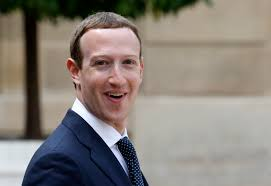
#> input picture Computer Vision using Python/dataset/person1.jpg, 271 x 186 px
$ python '12-face-detection-viola-&-jones.py'
#> lines starting #> are read from the running program, lines starting #| are printed output that depends on the picture; after the words box and inside, x2 and y2 are one past the last pixel; in counts of white or black regions, pixels touching at a corner belong together
# -*- coding: utf-8 -*-
"""
Created on Mon Mar  7 16:27:58 2022

@author: siddharth
"""

import cv2

faceCascade = cv2.CascadeClassifier("dataset/FaceFontal_default.xml")

img = cv2.imread("dataset/person1.jpg")
#> img is the input picture: shape (186, 271, 3); mean B, G, R 121.5, 128.2, 135.5
imgGray = cv2.cvtColor(img, cv2.COLOR_BGR2GRAY)
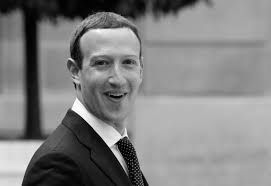
#> imgGray: shape (186, 271); min 1, max 254, mean 129.7

faces = faceCascade.detectMultiScale(imgGray, 1.1, 4)
#> faces = [[75, 34, 77, 77]]

for (x, y, w, h) in faces:
    cv2.rectangle(img, (x, y), (x+w, y+h), (0, 0, 0))
#> this loop made 1 pass
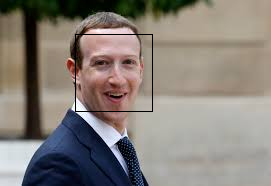
#> img: shape (186, 271, 3); 0.61% of pixels changed, all inside (x1, y1, x2, y2) = (75, 34, 153, 112)


cv2.imshow("sample", img)
cv2.waitKey(0)

$ run again, with Computer Vision using Python/dataset/apple.jpg copied over Computer Vision using Python/dataset/person1.jpg
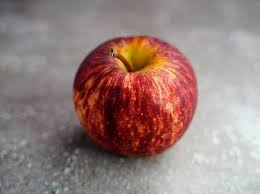
#> input picture Computer Vision using Python/dataset/apple.jpg, 260 x 194 px
#> img is the input picture: shape (194, 260, 3); mean B, G, R 123.9, 127.7, 150.9
#> `imgGray = cv2.cvtColor(img, cv2.COLOR_BGR2GRAY)`:
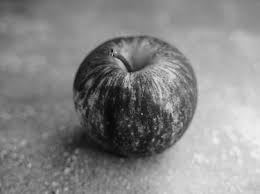
#> imgGray: shape (194, 260); min 8, max 243, mean 134.2
#> faces = ()
